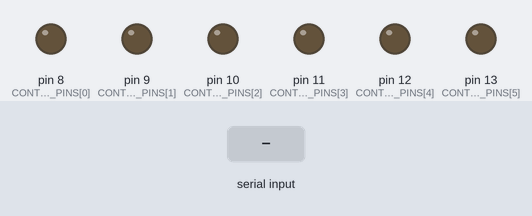
Simulated run of this sketch. Board: Arduino Uno, built with avr-gcc and run on an emulated ATmega328P. On the bench: output pins drawn as LEDs (lit = HIGH). Inputs (shaded band) come from the test bench.

Above: at 1.2 s.
1.3 s: "A\n" received over Serial
At 2.1 s:
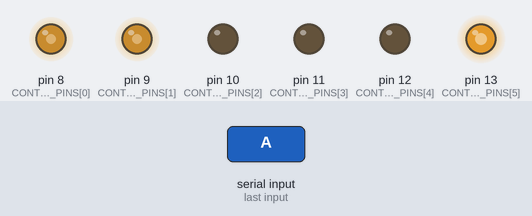
2.8 s: byte 48 ('0') received over Serial
At 4.0 s:
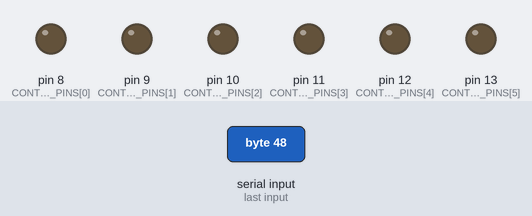
4.3 s: byte 65 ('A') received over Serial
At 5.5 s:
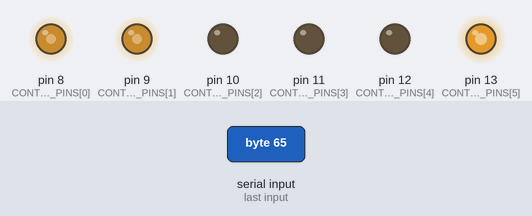
5.8 s: byte 66 ('B') received over Serial
At 6.3 s:
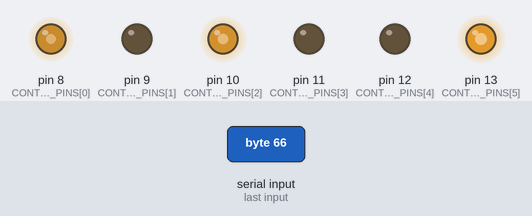
7.3 s: byte 67 ('C') received over Serial
At 7.9 s:
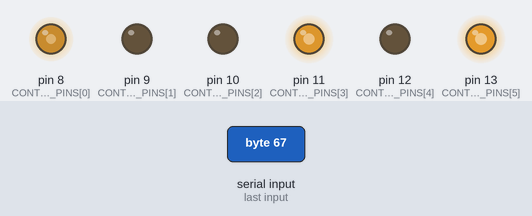
8.8 s: byte 83 ('S') received over Serial
At 9.7 s:
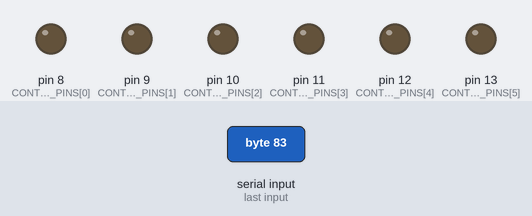
Timing chart, 0 to 11.3 s (numbered marks = the images above; inputs shaded):
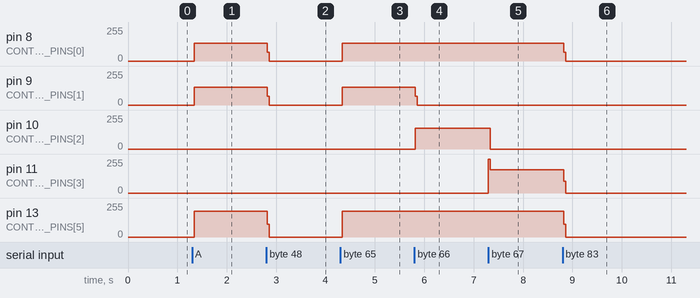

The sketch:

arduino_v1_pin_pair_map_test.ino
```cpp
const uint32_t SERIAL_BAUD = 115200;

const uint8_t CONTROL_PINS[] = {8, 9, 10, 11, 12, 13};
const uint8_t CONTROL_PIN_COUNT = sizeof(CONTROL_PINS) / sizeof(CONTROL_PINS[0]);

char current_command = 'S';

void all_pins_low() {
  for (uint8_t i = 0; i < CONTROL_PIN_COUNT; i++) {
    digitalWrite(CONTROL_PINS[i], LOW);
  }
}

void set_two_pins(uint8_t first_index, uint8_t second_index) {
  all_pins_low();
  digitalWrite(CONTROL_PINS[first_index], HIGH);
  digitalWrite(CONTROL_PINS[second_index], HIGH);
}

void read_command() {
  while (Serial.available() > 0) {
    char command = Serial.read();

    if (command == '\n' || command == '\r') {
      continue;
    }

    if (
      command == '0'
      || command == 'S'
      || command == 'D'
      || command == 'A'
      || command == 'B'
      || command == 'C'
      || command == 'E'
      || command == 'F'
      || command == 'G'
      || command == 'H'
      || command == 'I'
      || command == 'J'
      || command == 'K'
      || command == 'L'
      || command == 'M'
      || command == 'N'
      || command == 'O'
      || command == 'P'
    ) {
      current_command = command;
    }
  }
}

void apply_command() {
  switch (current_command) {
    case 'A':
      set_two_pins(0, 1);  // D8 + D9
      break;
    case 'B':
      set_two_pins(0, 2);  // D8 + D10
      break;
    case 'C':
      set_two_pins(0, 3);  // D8 + D11
      break;
    case 'E':
      set_two_pins(0, 4);  // D8 + D12
      break;
    case 'F':
      set_two_pins(0, 5);  // D8 + D13
      break;
    case 'G':
      set_two_pins(1, 2);  // D9 + D10
      break;
    case 'H':
      set_two_pins(1, 3);  // D9 + D11
      break;
    case 'I':
      set_two_pins(1, 4);  // D9 + D12
      break;
    case 'J':
      set_two_pins(1, 5);  // D9 + D13
      break;
    case 'K':
      set_two_pins(2, 3);  // D10 + D11
      break;
    case 'L':
      set_two_pins(2, 4);  // D10 + D12
      break;
    case 'M':
      set_two_pins(2, 5);  // D10 + D13
      break;
    case 'N':
      set_two_pins(3, 4);  // D11 + D12
      break;
    case 'O':
      set_two_pins(3, 5);  // D11 + D13
      break;
    case 'P':
      set_two_pins(4, 5);  // D12 + D13
      break;
    case '0':
    case 'S':
    case 'D':
    default:
      all_pins_low();
      break;
  }
}

void setup() {
  Serial.begin(SERIAL_BAUD);

  for (uint8_t i = 0; i < CONTROL_PIN_COUNT; i++) {
    pinMode(CONTROL_PINS[i], OUTPUT);
  }

  pinMode(LED_BUILTIN, OUTPUT);
  all_pins_low();
}

void loop() {
  read_command();
  apply_command();
  digitalWrite(LED_BUILTIN, current_command == 'S' || current_command == 'D' || current_command == '0' ? LOW : HIGH);
}
```

Measured:
- after the input at 1.3 s, pin 8 (CONTROL_PINS[0]), pin 9 (CONTROL_PINS[1]): 0/255 → 133/255 at once; pin 13 (CONTROL_PINS[5]): 0/255 → 193/255 at once
- after the input at 2.8 s, pin 8 (CONTROL_PINS[0]), pin 9 (CONTROL_PINS[1]): 133/255 → 0/255 at once; pin 13 (CONTROL_PINS[5]): 193/255 → 0/255 at once
- after the input at 4.3 s, pin 8 (CONTROL_PINS[0]), pin 9 (CONTROL_PINS[1]): 0/255 → 132/255 at once; pin 13 (CONTROL_PINS[5]): 0/255 → 193/255 at once
- after the input at 5.8 s, pin 9 (CONTROL_PINS[1]): 132/255 → 0/255 at once; pin 10 (CONTROL_PINS[2]): 0/255 → 155/255 at once
- after the input at 7.3 s, pin 10 (CONTROL_PINS[2]): 155/255 → 0/255 at once; pin 11 (CONTROL_PINS[3]): 0/255 → 176/255 at once
- after the input at 8.8 s, pin 8 (CONTROL_PINS[0]): 132/255 → 0/255 at once; pin 11 (CONTROL_PINS[3]): 176/255 → 0/255 at once; pin 13 (CONTROL_PINS[5]): 193/255 → 0/255 at once
